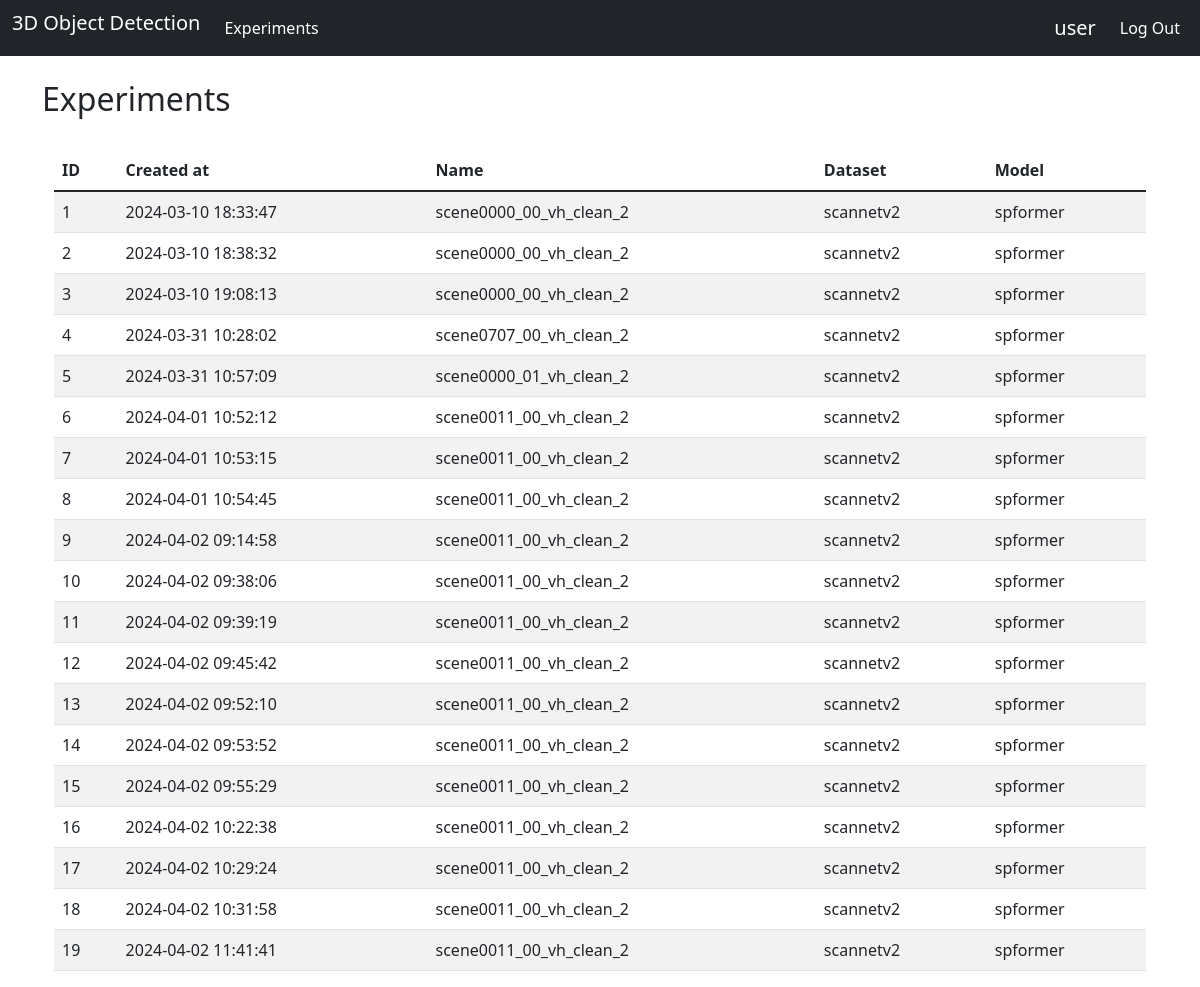
Before: /experiments (signed in) with the older database file.
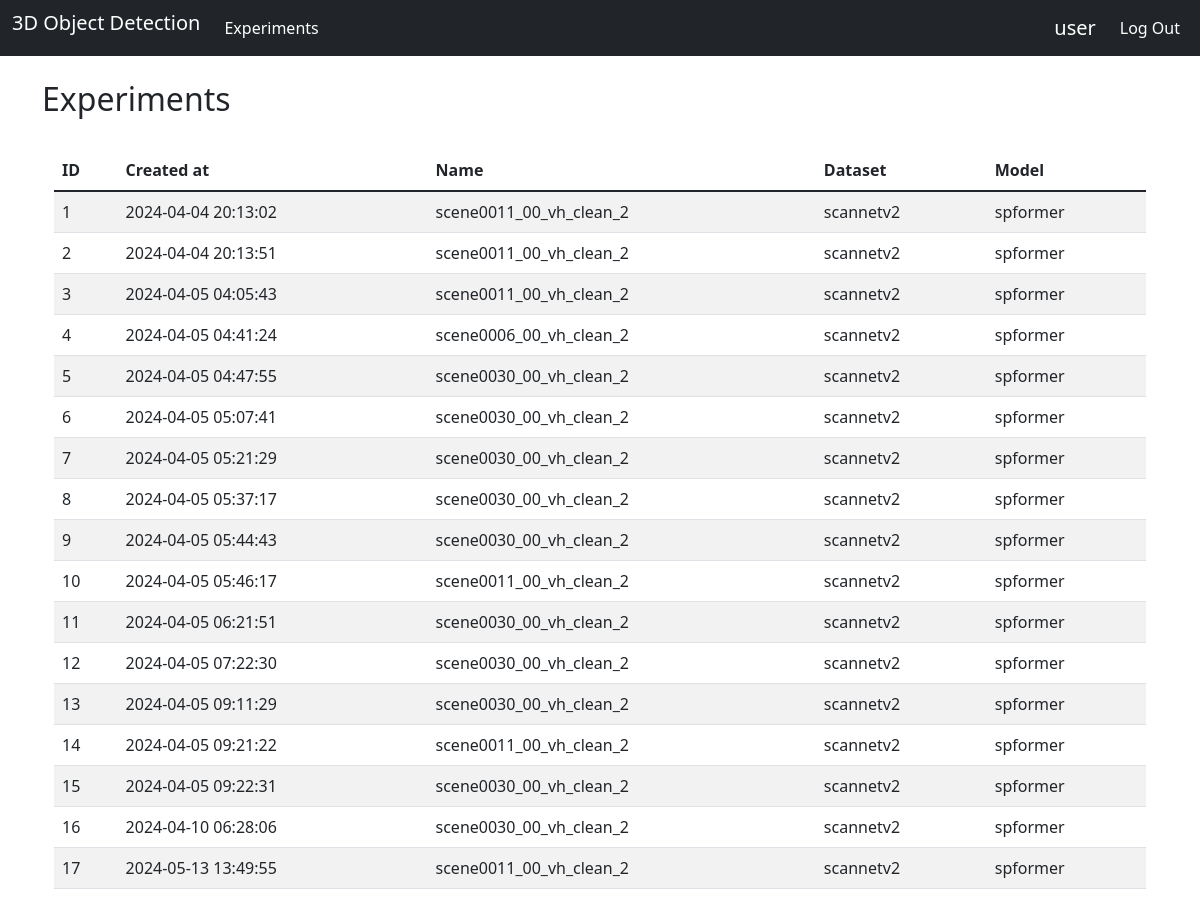
After: the same page with the newer database file.
### tables this page shows
CREATE TABLE user (
  id INTEGER PRIMARY KEY AUTOINCREMENT,
  username TEXT UNIQUE NOT NULL,
  password TEXT NOT NULL
);

CREATE TABLE experiments (
  id INTEGER PRIMARY KEY AUTOINCREMENT,
  created_at DATETIME DEFAULT CURRENT_TIMESTAMP,
  input_file_path TEXT NOT NULL,
  preprocessed_file_path TEXT,
  output_file_path TEXT,
  dataset TEXT NOT NULL,
  model TEXT NOT NULL
);

### website/blog.py (the view)
@bp.route('/experiments', methods=('GET',))
@login_required
def experiments():
    db = get_db()
    cursor = db.cursor()
    cursor.execute('SELECT * FROM experiments')
    rows = cursor.fetchall()
    return render_template('blog/list.html', items=rows)

### website/auth.py (called while the page is built)
@bp.before_app_request
def load_logged_in_user():
    user_id = session.get('user_id')
    if user_id is None:
        g.user = None
    else:
        g.user = get_db().execute(
            'SELECT * FROM user WHERE id = ?', (user_id,)
        ).fetchone()

def login_required(view):
    @functools.wraps(view)
    def wrapped_view(**kwargs):
        if g.user is None:
            return redirect(url_for('auth.login'))
        return view(**kwargs)
    return wrapped_view

### website/db.py (called while the page is built)
def get_db():
    if 'db' not in g:
        g.db = sqlite3.connect(
            current_app.config['DATABASE'],
            detect_types=sqlite3.PARSE_DECLTYPES
        )
        g.db.row_factory = sqlite3.Row
    return g.db

### website/templates/blog/list.html
{% extends 'base.html' %}
{% block header %}
<div class="container">
    <h2>{% block title %}Experiments{% endblock %}</h2>
</div>
{% endblock %}
{% block content %}
<div class="container">
    <br />
    {% if g.user %}
    <div class="container">
        <table class="table table-striped">
            <thead>
                <tr>
                    <th>ID</th>
                    <th>Created at</th>
                    <th>Name</th>
                    <th>Dataset</th>
                    <th>Model</th>
                </tr>
            </thead>
            {% for item in items %}
            <tr>
                <td>{{ item[0] }}</td>
                <td>{{ item[1] }}</td>
                <td>{{ item[4] }}</td>
                <td>{{ item[5] }}</td>
                <td>{{ item[6] }}</td>
            </tr>
            {% endfor %}
        </table>
    </div>
    {% else %}
    <div class="container">
        <h4> Please Login or Register to access this page! </h4>
    </div>
    {% endif %}
</div>
{% endblock %}

### website/templates/base.html (shortened to what this page needs)
<!doctype html>
<!doctype html>
<link href="https://cdn.jsdelivr.net/npm/bootstrap@5.1.3/dist/css/bootstrap.min.css" rel="stylesheet"
>
<body>
    <nav class="navbar navbar-expand-lg navbar-dark bg-dark">
        <div class="container-fluid">
            <ul class="navbar-nav mb-2 mb-lg-0 justify-content-start">
                <li class="nav-item"><a class="navbar-brand" href="/">3D Object Detection</a></li>
                {% if g.user %}
                <li class="nav-item"><a class="nav-link active" aria-current="page"
                        href="{{ url_for('blog.experiments') }}">Experiments</a></li>
                {% endif %}
            </ul>
            <ul class="navbar-nav mb-2 mb-lg-0 justify-content-end">
                {% if g.user %}
                <li class="nav-item navbar-brand">{{ g.user['username'] }}
                <li class="nav-item"><a class="nav-link active" aria-current="page"
                        href="{{ url_for('auth.logout') }}">Log Out</a></li>
                {% else %}
                <li class="nav-item"><a class="nav-link active" aria-current="page"
                        href="{{ url_for('auth.register') }}">Register</a></li>
                <li class="nav-item"><a class="nav-link active" aria-current="page"
                        href="{{ url_for('auth.login') }}">Log In</a></li>
                {% endif %}
            </ul>
        </div>
    </nav>
    <section class="content">
        <br />
        <header>
            {% block header %}{% endblock %}
        </header>
        {% block content %}{% endblock %}
    </section>
</body>

Changed rows visible on the page:
removed experiments: id "18", created_at "2024-04-02 10:31:58", output_file_path "scene0011_00_vh_clean_2", dataset "scannetv2", model "spformer"
removed experiments: id "19", created_at "2024-04-02 11:41:41", output_file_path "scene0011_00_vh_clean_2", dataset "scannetv2", model "spformer"
changed experiments id 1: created_at "2024-03-10 18:33:47" → "2024-04-04 20:13:02"; output_file_path "scene0000_00_vh_clean_2" → "scene0011_00_vh_clean_2"
changed experiments id 2: created_at "2024-03-10 18:38:32" → "2024-04-04 20:13:51"; output_file_path "scene0000_00_vh_clean_2" → "scene0011_00_vh_clean_2"
changed experiments id 3: created_at "2024-03-10 19:08:13" → "2024-04-05 04:05:43"; output_file_path "scene0000_00_vh_clean_2" → "scene0011_00_vh_clean_2"
changed experiments id 4: created_at "2024-03-31 10:28:02" → "2024-04-05 04:41:24"; output_file_path "scene0707_00_vh_clean_2" → "scene0006_00_vh_clean_2"
changed experiments id 5: created_at "2024-03-31 10:57:09" → "2024-04-05 04:47:55"; output_file_path "scene0000_01_vh_clean_2" → "scene0030_00_vh_clean_2"
changed experiments id 6: created_at "2024-04-01 10:52:12" → "2024-04-05 05:07:41"; output_file_path "scene0011_00_vh_clean_2" → "scene0030_00_vh_clean_2"
changed experiments id 7: created_at "2024-04-01 10:53:15" → "2024-04-05 05:21:29"; output_file_path "scene0011_00_vh_clean_2" → "scene0030_00_vh_clean_2"
changed experiments id 8: created_at "2024-04-01 10:54:45" → "2024-04-05 05:37:17"; output_file_path "scene0011_00_vh_clean_2" → "scene0030_00_vh_clean_2"
changed experiments id 9: created_at "2024-04-02 09:14:58" → "2024-04-05 05:44:43"; output_file_path "scene0011_00_vh_clean_2" → "scene0030_00_vh_clean_2"
changed experiments id 10: created_at "2024-04-02 09:38:06" → "2024-04-05 05:46:17"
changed experiments id 11: created_at "2024-04-02 09:39:19" → "2024-04-05 06:21:51"; output_file_path "scene0011_00_vh_clean_2" → "scene0030_00_vh_clean_2"
changed experiments id 12: created_at "2024-04-02 09:45:42" → "2024-04-05 07:22:30"; output_file_path "scene0011_00_vh_clean_2" → "scene0030_00_vh_clean_2"
changed experiments id 13: created_at "2024-04-02 09:52:10" → "2024-04-05 09:11:29"; output_file_path "scene0011_00_vh_clean_2" → "scene0030_00_vh_clean_2"
changed experiments id 14: created_at "2024-04-02 09:53:52" → "2024-04-05 09:21:22"
changed experiments id 15: created_at "2024-04-02 09:55:29" → "2024-04-05 09:22:31"; output_file_path "scene0011_00_vh_clean_2" → "scene0030_00_vh_clean_2"
changed experiments id 16: created_at "2024-04-02 10:22:38" → "2024-04-10 06:28:06"; output_file_path "scene0011_00_vh_clean_2" → "scene0030_00_vh_clean_2"
changed experiments id 17: created_at "2024-04-02 10:29:24" → "2024-05-13 13:49:55"
